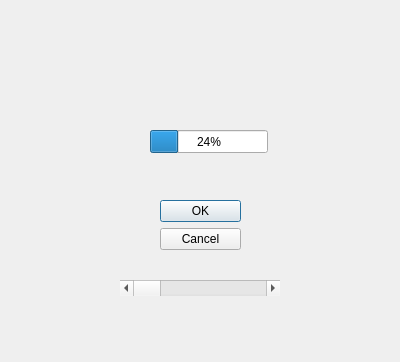
<?xml version="1.0" encoding="UTF-8"?>
<ui version="4.0">
 <class>Dialog</class>
 <widget class="QDialog" name="Dialog">
  <property name="geometry">
   <rect>
    <x>0</x>
    <y>0</y>
    <width>400</width>
    <height>362</height>
   </rect>
  </property>
  <property name="windowTitle">
   <string>Dialog</string>
  </property>
  <widget class="QDialogButtonBox" name="buttonBox">
   <property name="geometry">
    <rect>
     <x>160</x>
     <y>200</y>
     <width>81</width>
     <height>61</height>
    </rect>
   </property>
   <property name="orientation">
    <enum>Qt::Vertical</enum>
   </property>
   <property name="standardButtons">
    <set>QDialogButtonBox::Cancel|QDialogButtonBox::Ok</set>
   </property>
  </widget>
  <widget class="QProgressBar" name="progressBar">
   <property name="geometry">
    <rect>
     <x>150</x>
     <y>130</y>
     <width>118</width>
     <height>23</height>
    </rect>
   </property>
   <property name="value">
    <number>24</number>
   </property>
  </widget>
  <widget class="QScrollBar" name="horizontalScrollBar">
   <property name="geometry">
    <rect>
     <x>120</x>
     <y>280</y>
     <width>160</width>
     <height>16</height>
    </rect>
   </property>
   <property name="orientation">
    <enum>Qt::Horizontal</enum>
   </property>
  </widget>
 </widget>
 <resources/>
 <connections>
  <connection>
   <sender>buttonBox</sender>
   <signal>accepted()</signal>
   <receiver>Dialog</receiver>
   <slot>accept()</slot>
   <hints>
    <hint type="sourcelabel">
     <x>248</x>
     <y>254</y>
    </hint>
    <hint type="destinationlabel">
     <x>157</x>
     <y>274</y>
    </hint>
   </hints>
  </connection>
  <connection>
   <sender>buttonBox</sender>
   <signal>rejected()</signal>
   <receiver>Dialog</receiver>
   <slot>reject()</slot>
   <hints>
    <hint type="sourcelabel">
     <x>316</x>
     <y>260</y>
    </hint>
    <hint type="destinationlabel">
     <x>286</x>
     <y>274</y>
    </hint>
   </hints>
  </connection>
 </connections>
</ui>
